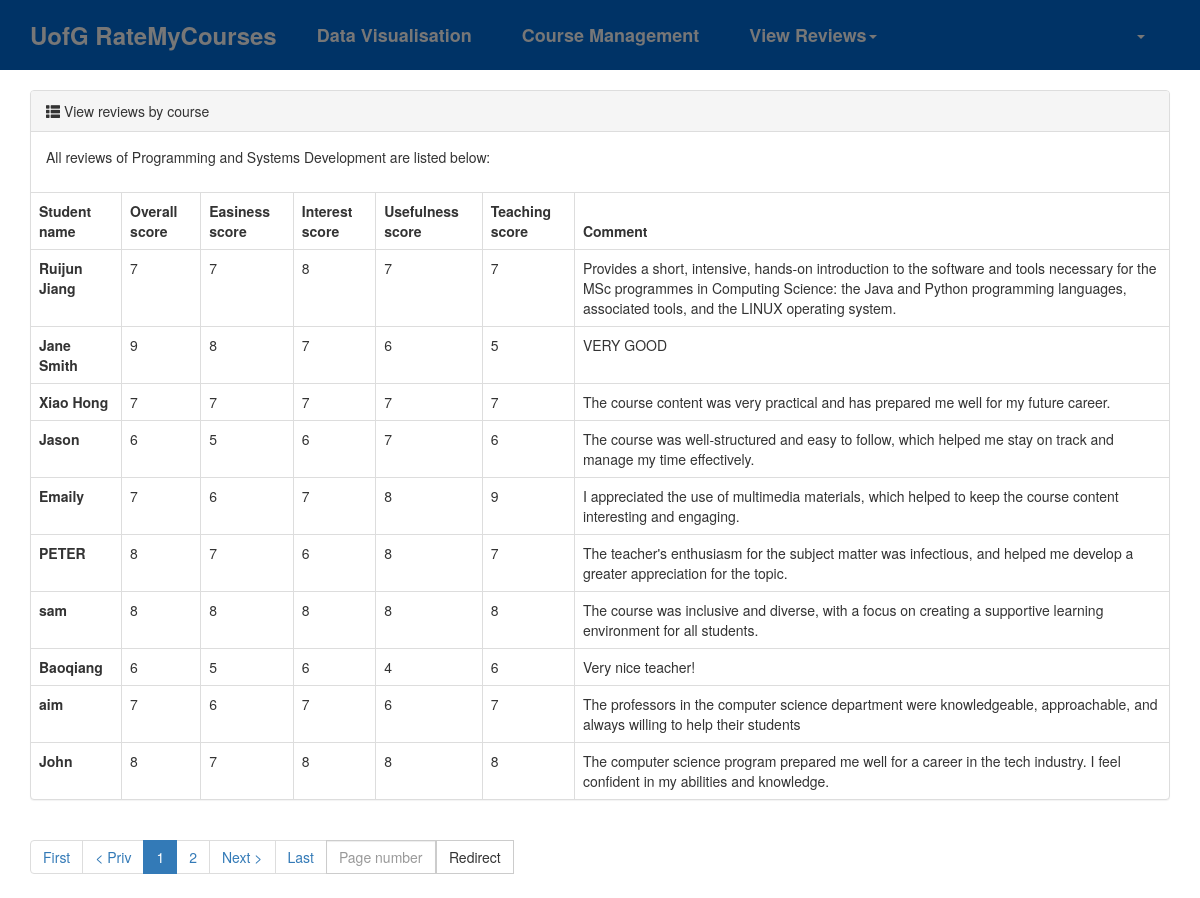
/1/view-reviews-course/ (signed in), run on the app's committed database.
### rmc/models.py (models this page shows)
class Course(models.Model):
    name = models.CharField(verbose_name="Name", max_length=64)
    associated_degree_programmes = models.ManyToManyField(to="DegreeProgramme", related_name="degree_programme_courses")

class CourseReview(models.Model):
    student_id = models.ForeignKey(to="Student", to_field="id", on_delete=models.CASCADE)
    course_id = models.ForeignKey(to="Course", to_field="id", on_delete=models.CASCADE)
    overall_score = models.IntegerField(verbose_name="Overall score")
    easiness_score = models.IntegerField(verbose_name="Easiness score")
    interest_score = models.IntegerField(verbose_name="Interest score")
    usefulness_score = models.IntegerField(verbose_name="Usefulness score")
    teaching_score = models.IntegerField(verbose_name="Teaching score")
    comment = models.CharField(max_length=300, default='')

class Student(models.Model):
    email = models.CharField(verbose_name="Email", max_length=64, null=True, blank=True)
    name = models.CharField(verbose_name="Name", max_length=32)
    password = models.CharField(verbose_name="Password", max_length=64)
    gender_choices = (
        (1, "Male"),
        (2, "Female"),
    )
    gender = models.SmallIntegerField(verbose_name="Gender", choices=gender_choices)
    age = models.IntegerField(verbose_name="Age")
    entry_date = models.DateField(verbose_name="Date of entry")
    degree_programme = models.ForeignKey(to="DegreeProgramme", to_field="name", on_delete=models.CASCADE)

### rmc/views/staff.py (the view)
# urls.py: path("<int:courseid>/view-reviews-course/", staff.view_reviews_course),
def view_reviews_course(request, courseid):
    reviews = models.CourseReview.objects.filter(course_id=courseid)
    for row in reviews:
        course_name = row.course_id.name
    pagination_object = Pagination(request, reviews)
    contents = {
        "course_name": course_name,
        "queryset": pagination_object.queryset_page,
        "tpl_pagination_navbar": pagination_object.tpl(),
    }
    return render(request, "view-reviews-course.html", contents)

### rmc/templates/view-reviews-course.html
{% extends "layout.html" %}
{% block content %}
    <div class="container">
        <div>
            <div class="panel panel-default">
                <div class="panel-heading">
                    <span class="glyphicon glyphicon-th-list" aria-hidden="true"></span>
                    View reviews by course
                </div>
                <div class="panel-body">
                    <p>All reviews of {{ course_name }} are listed below:</p>
                </div>
                <table class="table table-bordered">
                    <thead>
                    <tr>
                        <th>Student name</th>
                        <th>Overall score</th>
                        <th>Easiness score</th>
                        <th>Interest score</th>
                        <th>Usefulness score</th>
                        <th>Teaching score</th>
                        <th>Comment</th>
                    </tr>
                    </thead>
                    <tbody>
                    {% for obj in queryset %}
                        <tr>
                            <th scope="row">{{ obj.student_id.name }}</th>
                            <td>{{ obj.overall_score }}</td>
                            <td>{{ obj.easiness_score }}</td>
                            <td>{{ obj.interest_score }}</td>
                            <td>{{ obj.usefulness_score }}</td>
                            <td>{{ obj.teaching_score }}</td>
                            <td>{{ obj.comment }}</td>
                        </tr>
                    {% endfor %}
                    </tbody>
                </table>
            </div>
        </div>
        <div class="clearfix">
            <ul class="pagination">
                {{ tpl_pagination_navbar }}
            </ul>
        </div>
    </div>
{% endblock %}

### data on the page
Course: name "Programming and Systems Development"
CourseReview: student_id.name "Ruijun Jiang", overall_score "7", easiness_score "7", interest_score "8", usefulness_score "7", teaching_score "7", comment "Provides a short, intensive, hands-on introduction to the software and tools necessary for the MSc programmes in Computing Science: the Java and Python programming languages, associated tools, and the LINUX operating system."
CourseReview: student_id.name "Jane Smith", overall_score "9", easiness_score "8", interest_score "7", usefulness_score "6", teaching_score "5", comment "VERY GOOD"
CourseReview: student_id.name "Xiao Hong", overall_score "7", easiness_score "7", interest_score "7", usefulness_score "7", teaching_score "7", comment "The course content was very practical and has prepared me well for my future career."
CourseReview: student_id.name "Jason", overall_score "6", easiness_score "5", interest_score "6", usefulness_score "7", teaching_score "6", comment "The course was well-structured and easy to follow, which helped me stay on track and manage my time effectively."
CourseReview: student_id.name "Emaily", overall_score "7", easiness_score "6", interest_score "7", usefulness_score "8", teaching_score "9", comment "I appreciated the use of multimedia materials, which helped to keep the course content interesting and engaging."
CourseReview: student_id.name "PETER", overall_score "8", easiness_score "7", interest_score "6", usefulness_score "8", teaching_score "7", comment "The teacher's enthusiasm for the subject matter was infectious, and helped me develop a greater appreciation for the topic."
CourseReview: student_id.name "sam", overall_score "8", easiness_score "8", interest_score "8", usefulness_score "8", teaching_score "8", comment "The course was inclusive and diverse, with a focus on creating a supportive learning environment for all students."
CourseReview: student_id.name "Baoqiang", overall_score "6", easiness_score "5", interest_score "6", usefulness_score "4", teaching_score "6", comment "Very nice teacher!"
CourseReview: student_id.name "aim", overall_score "7", easiness_score "6", interest_score "7", usefulness_score "6", teaching_score "7", comment "The professors in the computer science department were knowledgeable, approachable, and always willing to help their students"
CourseReview: student_id.name "John", overall_score "8", easiness_score "7", interest_score "8", usefulness_score "8", teaching_score "8", comment "The computer science program prepared me well for a career in the tech industry. I feel confident in my abilities and knowledge."
